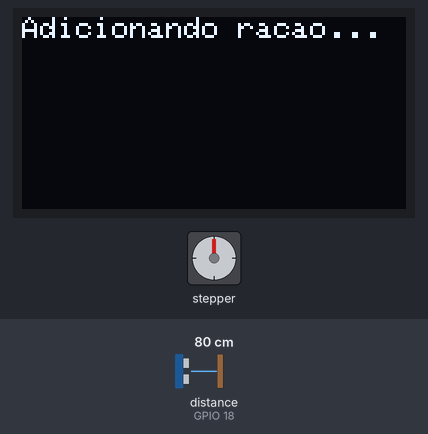
Simulated run of this sketch. Board: ESP32. Parts: 128×64 one-colour display, stepper motor. Wiring (inferred from the names in the program): ultrasonic range finder: trigger GPIO 5; echo GPIO 18. The inputs (shaded band) are chosen by the test bench; at power-on: distance to the obstacle (sensor on GPIO 18) 80 cm. The echo pulse lasts 58.3 µs per cm; stepper angles assume 2048 steps per turn; what the sketch prints to the serial monitor is not drawn.

Above: at 13.2 s.
13.3 s: distance to the obstacle (sensor on GPIO 18) set to 19 cm
At 16.29 s:
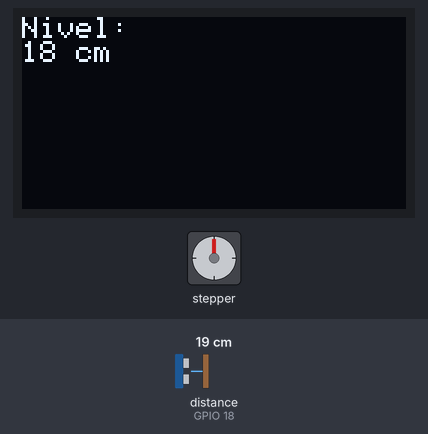
25.3 s: distance to the obstacle (sensor on GPIO 18) set to 15 cm
At 32.5 s:
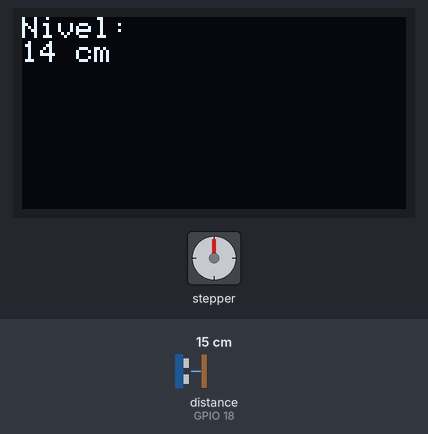
37.3 s: distance to the obstacle (sensor on GPIO 18) set to 2 cm
At 43.5 s:
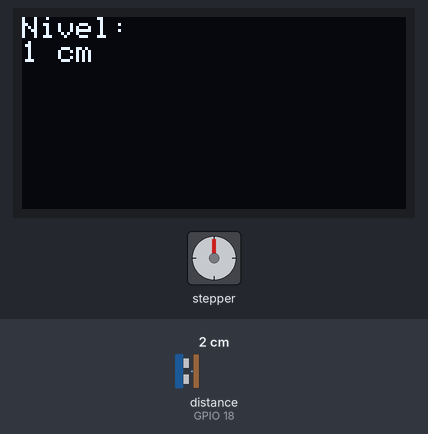
Timing chart, 0 to 45.0 s (numbered marks = the images above; inputs shaded):
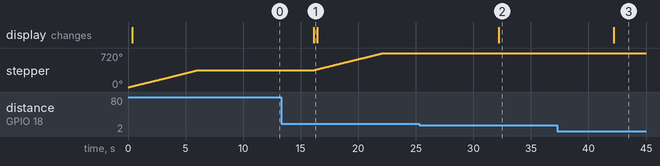

Measured:
- the behaviour switches between 17 and 16 cm on distance to the obstacle (sensor on GPIO 18) (found by bisection; images 1 and 2)
- after the input at 13.3 s, the display: changes after 2.8 s (image 1)
- after the input at 25.3 s, stepper: stops changing and stays 720°; the display: changes after 6.9 s (image 2)
- after the input at 37.3 s, the display: changes after 4.9 s (image 3)
- by itself, stepper: turns 360° clockwise in 6.0 s

The sketch:

sketch_apr24a.ino
```cpp
// Projeto: Pote de Ração Automático com ESP32 (sem Wi-Fi/Telegram)
// Componentes: ESP32, HC-SR04, Motor 28BYJ-48 + ULN2003, OLED I2C

#include <Wire.h>
#include <Adafruit_GFX.h>
#include <Adafruit_SSD1306.h>
#include <Stepper.h>

// ===================== CONFIGURAÇÕES =====================

// OLED
#define SCREEN_WIDTH 128
#define SCREEN_HEIGHT 64
Adafruit_SSD1306 display(SCREEN_WIDTH, SCREEN_HEIGHT, &Wire, -1);

// HC-SR04
#define TRIG_PIN 5
#define ECHO_PIN 18

// Motor de Passo
#define IN1 14
#define IN2 12
#define IN3 27
#define IN4 26
Stepper stepper(2048, IN1, IN3, IN2, IN4);

// ===================== FUNÇÕES =====================

long medirDistancia() {
  digitalWrite(TRIG_PIN, LOW);
  delayMicroseconds(2);
  digitalWrite(TRIG_PIN, HIGH);
  delayMicroseconds(10);
  digitalWrite(TRIG_PIN, LOW);

  long duracao = pulseIn(ECHO_PIN, HIGH);
  long distancia = duracao * 0.034 / 2;
  return distancia; // em cm
}

void mostrarOLED(String linha1, String linha2 = "") {
  display.clearDisplay();
  display.setTextSize(1);
  display.setTextColor(WHITE);
  display.setCursor(0, 0);
  display.println(linha1);
  display.println(linha2);
  display.display();
}

void adicionarRacao() {
  mostrarOLED("Adicionando racao...");
  stepper.setSpeed(10);
  stepper.step(2048); // 1 volta completa
}

// ===================== SETUP =====================

void setup() {
  Serial.begin(115200);

  pinMode(TRIG_PIN, OUTPUT);
  pinMode(ECHO_PIN, INPUT);

  stepper.setSpeed(10);

  // OLED
  if (!display.begin(SSD1306_SWITCHCAPVCC, 0x3C)) {
    Serial.println(F("OLED não encontrado"));
    while (true);
  }
  mostrarOLED("Sistema iniciado");
}

// ===================== LOOP =====================

void loop() {
  long distancia = medirDistancia();
  Serial.print("Distância: ");
  Serial.print(distancia);
  Serial.println(" cm");

  mostrarOLED("Nivel: ", String(distancia) + " cm");

  if (distancia > 15) { // ajuste esse valor conforme o pote
    adicionarRacao();
  }

  delay(10000); // espera 10 segundos
}
```
